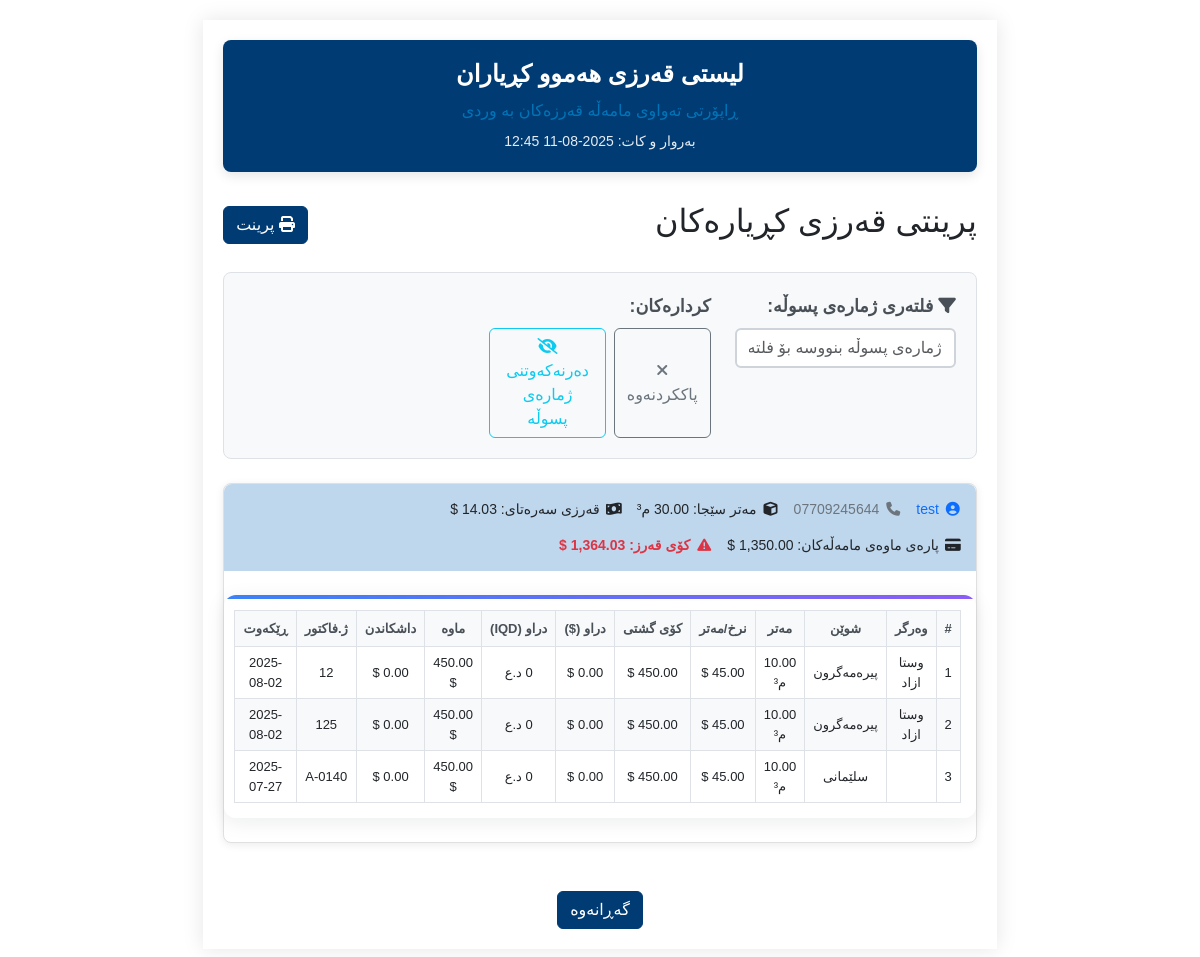
/pages/credit_of_all_customers.php (signed in), run on the app's committed database.
### tables this page shows
CREATE TABLE `customers` (
  `id` int(11) NOT NULL,
  `name` varchar(255) NOT NULL,
  `mobile1` varchar(20) NOT NULL,
  `mobile2` varchar(20) DEFAULT NULL,
  `opening_debt_usd` decimal(14,2) DEFAULT 0.00,
  `opening_debt_iqd` decimal(20,2) DEFAULT 0.00
);

CREATE TABLE `sales` (
  `id` int(11) NOT NULL,
  `customer_id` int(11) DEFAULT NULL,
  `recipient` varchar(255) DEFAULT NULL,
  `location` varchar(255) NOT NULL,
  `quantity` decimal(10,2) DEFAULT NULL,
  `price_per_unit` decimal(10,2) DEFAULT NULL,
  `total_price` decimal(10,2) DEFAULT NULL,
  `payment_type` enum('نەقد','قەرز') NOT NULL,
  `amount_paid_usd` decimal(10,2) DEFAULT NULL,
  `amount_paid_iq` decimal(10,2) DEFAULT NULL,
  `dolar_rate` decimal(10,2) DEFAULT NULL,
  `remaining_amount` decimal(10,2) DEFAULT NULL,
  `invoice_number` varchar(500) NOT NULL,
  `order_date` date NOT NULL,
  `notes` text DEFAULT NULL,
  `formula_id` int(11) NOT NULL,
  `discount` decimal(10,2) DEFAULT 0.00
);

### pages/credit_of_all_customers.php (the view, shortened to what this page needs)
<?php
require_once '../config/db_conected.php';
$sql = "SELECT c.id, c.name, c.mobile1, c.mobile2, c.opening_debt_usd, c.opening_debt_iqd,
    (
        SELECT IFNULL(SUM(quantity),0) FROM sales s WHERE s.customer_id = c.id AND s.payment_type = 'قەرز' AND s.remaining_amount > 0
    ) as total_credit_meter,
    (
        SELECT IFNULL(SUM(remaining_amount),0) FROM sales s WHERE s.customer_id = c.id AND s.payment_type = 'قەرز' AND s.remaining_amount > 0
    ) as total_sales_debt
FROM customers c
WHERE c.opening_debt_usd > 0 OR c.opening_debt_iqd > 0 OR EXISTS (
    SELECT 1 FROM sales s WHERE s.customer_id = c.id AND s.payment_type = 'قەرز' AND s.remaining_amount > 0
)
ORDER BY c.name ASC";
$stmt = $pdo->query($sql);
$customers = $stmt->fetchAll();
$sales_sql = "SELECT s.*, c.name as customer_name, c.mobile1 FROM sales s JOIN customers c ON s.customer_id = c.id WHERE s.payment_type = 'قەرز' AND s.remaining_amount > 0 ORDER BY c.name ASC, s.order_date DESC";
$sales_stmt = $pdo->query($sales_sql);
$sales = $sales_stmt->fetchAll();
$sales_by_customer = [];
foreach ($sales as $sale) {
    $sales_by_customer[$sale['customer_id']][] = $sale;
}
usort($customers, function($a, $b) {
    $aScore = (floatval($a['total_sales_debt'] ?? 0) > 0) ? 0 : 1;
    $bScore = (floatval($b['total_sales_debt'] ?? 0) > 0) ? 0 : 1;
    if ($aScore !== $bScore) return $aScore - $bScore;
    return strcasecmp($a['name'] ?? '', $b['name'] ?? '');
});
?>
<!DOCTYPE html>
<html lang="ku">
<head>
    <link href="https://cdn.jsdelivr.net/npm/bootstrap@5.3.0/dist/css/bootstrap.rtl.min.css" rel="stylesheet">
    <link href="../assets/css/login.css" rel="stylesheet">
    <link href="../assets/css/variables.css" rel="stylesheet">
    <link href="../assets/css/nav.css" rel="stylesheet">
    <link href="../assets/css/comon/table.css" rel="stylesheet">
    <link href="../assets/css/comon/style.css" rel="stylesheet">
    <link href="../assets/css/comon/select2_design.css" rel="stylesheet">
    <link rel="stylesheet" href="https://cdn.jsdelivr.net/npm/select2-bootstrap-5-theme@1.3.0/dist/select2-bootstrap-5-theme.rtl.min.css" />
    <link rel="stylesheet" href="https://cdnjs.cloudflare.com/ajax/libs/font-awesome/6.4.2/css/all.min.css">
    <link href="https://cdn.jsdelivr.net/npm/select2@4.1.0-rc.0/dist/css/select2.min.css" rel="stylesheet" />
    <link href="../assets/css/credit_of_all_customers.css" rel="stylesheet">
</head>
<body dir="rtl">
<div id="printSection" class="a4-sheet">
    <div class="report-header">
        <h1>لیستی قەرزی هەموو کڕیاران</h1>
        <div class="subtitle">ڕاپۆرتی تەواوی مامەڵە قەرزەکان بە وردی</div>
        <div class="date">بەروار و کات: <?php echo date('Y-m-d H:i'); ?></div>
    </div>
    <div class="d-flex justify-content-between align-items-center mb-4 no-print">
        <h2 class="section-title">پرینتی قەرزی کڕیارەکان</h2>
        <button class="btn btn-primary" onclick="window.print()"><i class="fa fa-print"></i> پرینت</button>
    </div>
    <div class="filter-section mb-4 no-print">
        <div class="row">
            <div class="col-md-4">
                <div class="form-group">
                    <label for="invoiceFilter" class="form-label">
                        <i class="fa fa-filter"></i> فلتەری ژمارەی پسوڵە:
                    </label>
                    <input type="text" id="invoiceFilter" class="form-control" placeholder="ژمارەی پسوڵە بنووسە بۆ فلتەرکردن...">
                </div>
            </div>
            <div class="col-md-4">
                <div class="form-group">
                    <label class="form-label">کردارەکان:</label>
                    <div class="d-flex gap-2">
                        <button type="button" class="btn btn-outline-secondary" onclick="clearInvoiceFilter()">
                            <i class="fa fa-times"></i> پاککردنەوە
                        </button>
                        <button type="button" class="btn btn-outline-info" onclick="toggleInvoiceVisibility()">
                            <i class="fa fa-eye-slash"></i> <span id="toggleText">دەرنەکەوتنی ژمارەی پسوڵە</span>
                        </button>
                    </div>
                </div>
            </div>
        </div>
    </div>
    <?php foreach ($customers as $c): ?>
        <?php
            $total_debt = floatval($c['opening_debt_usd']) + floatval($c['total_sales_debt']);
        ?>
        <div class="customer-card print-break-inside-avoid">
            <div class="customer-info">
                <span class="text-primary">
                    <i class="fa fa-user-circle"></i>
                    <?= htmlspecialchars($c['name']) ?>
                </span>
                <span class="text-secondary">
                    <i class="fa fa-phone"></i>
                    <?= htmlspecialchars($c['mobile1']) ?>
                </span>
                <span>
                    <i class="fa fa-cube"></i>
                    مەتر سێجا: <?= number_format($c['total_credit_meter'], 2) ?> م³
                </span>
                <span>
                    <i class="fa fa-money-bill-wave"></i>
                    قەرزی سەرەتای: <?= number_format($c['opening_debt_usd'], 2) ?> $
                </span>
                <span>
                    <i class="fa fa-credit-card"></i>
                    پارەی ماوەی مامەڵەکان: <?= number_format($c['total_sales_debt'], 2) ?> $
                </span>
                <span class="text-danger fw-bold">
                    <i class="fa fa-exclamation-triangle"></i>
                    کۆی قەرز: <?= number_format($total_debt, 2) ?> $
                </span>
            </div>
            <?php if (!empty($sales_by_customer[$c['id']])): ?>
            <div class="table-container">
                <table class="credit-table">
                    <thead>
                        <tr>
                            <th>#</th>
                            <th>وەرگر</th>
                            <th>شوێن</th>
                            <th>مەتر</th>
                            <th>نرخ/مەتر</th>
                            <th>کۆی گشتی</th>
                            <th>دراو ($)</th>
                            <th>دراو (IQD)</th>
                            <th>ماوە</th>
                            <th>داشکاندن</th>
                            <th>ژ.فاکتور</th>
                            <th>ڕێکەوت</th>
                        </tr>
                    </thead>
                    <tbody>
                        <?php foreach ($sales_by_customer[$c['id']] as $i => $s): ?>
                        <tr>
                            <td><?= $i+1 ?></td>
                            <td><?= htmlspecialchars($s['recipient']) ?></td>
                            <td><?= htmlspecialchars($s['location']) ?></td>
                            <td><?= number_format($s['quantity'], 2) ?> م³</td>
                            <td><?= number_format($s['price_per_unit'], 2) ?> $</td>
                            <td><?= number_format($s['total_price'], 2) ?> $</td>
                            <td><?= number_format($s['amount_paid_usd'], 2) ?> $</td>
                            <td><?= number_format($s['amount_paid_iq'], 0) ?> د.ع</td>
                            <td><?= number_format($s['remaining_amount'], 2) ?> $</td>
                            <td><?= number_format($s['discount'], 2) ?> $</td>
                            <td><?= htmlspecialchars($s['invoice_number']) ?></td>
                            <td><?= htmlspecialchars($s['order_date']) ?></td>
                        </tr>
                        <?php endforeach; ?>
                    </tbody>
                </table>
            </div>
            <?php else: ?>
                <div class="p-3 text-muted">هیچ مامەڵە قەرزێکی پارەی ماوە نییە.</div>
            <?php endif; ?>
        </div>
    <?php endforeach; ?>
    <div class="text-center mt-5 no-print">
        <button class="btn btn-secondary" onclick="window.history.back()">گەڕانەوە</button>
    </div>
</div>
</body>
</html>

### assets/css/login.css (style rules this page uses)
body, input, button, label, h1, h2, h3, h4, h5, h6 { font-family: 'Rabar_021', sans-serif !important; }
.form-label { color: var(--seafoam-green); font-size: 1.1rem; }
.form-control { border-radius: 8px; border: 1px solid var(--kelly-green); }

### assets/css/variables.css (style rules this page uses)
:root { --lime-green: #0074b7; --kelly-green: #bfd7ed; --seafoam-green: #003b73; --spearmint: #60a3d9; }
.btn-primary { background-color: var(--seafoam-green) !important; border-color: var(--seafoam-green) !important; }
.btn-secondary { background-color: var(--seafoam-green) !important; border-color: var(--seafoam-green) !important; color: white !important; }

### assets/css/comon/table.css (style rules this page uses)
:root { --primary-blue: #3b82f6; --secondary-purple: #8b5cf6; --accent-orange: #f59e0b; --neutral-gray: #6b7280; --light-gray: #f8fafc; --ultra-light-gray: #f1f5f9; --white: #ffffff; --dark-text: #1e293b; --light-text: #64748b; --border-color: #e2e8f0; --shadow-light: rgba(15, 23, 42, 0.08); --shadow-medium: rgba(15, 23, 42, 0.12); --shadow-dark: rgba(15, 23, 42, 0.20); --border-radius: 12px; --border-radius-sm: 8px; --transition: all 0.2s cubic-bezier(0.4, 0, 0.2, 1); }
.table-container { background: var(--white); border-radius: var(--border-radius); box-shadow: 0 4px 20px var(--shadow-light); overflow: hidden; margin: 1.5rem 0; position: relative; }
.table-container::before { content: ''; position: absolute; top: 0; left: 0; right: 0; height: 4px; background: linear-gradient(90deg, var(--primary-blue), var(--secondary-purple)); }

### assets/css/comon/style.css (style rules this page uses)
html { scrollbar-color: #003b73 #f1f1f1; scrollbar-width: thin; }

### assets/css/credit_of_all_customers.css (style rules this page uses)
:root { --page-width: 210mm; --page-height: auto; --margin-top: 15mm; --margin-bottom: 15mm; --margin-left: 10mm; --margin-right: 10mm; }
.a4-sheet { background: white; box-shadow: 0 0 20px rgba(0, 0, 0, 0.1); margin: 20px auto; padding: 20px; max-width: var(--page-width); min-height: var(--page-height); }
.report-header { background: var(--seafoam-green); color: white; padding: 20px; border-radius: 8px; margin-bottom: 30px; text-align: center; box-shadow: 0 4px 12px rgba(0, 0, 0, 0.1); }
.report-header h1 { font-size: 24px; font-weight: bold; margin-bottom: 10px; }
.report-header .subtitle { color: var(--lime-green); font-size: 16px; margin-bottom: 8px; }
.report-header .date { font-size: 14px; opacity: 0.9; }
.customer-card { background: #fff; border-radius: 8px; box-shadow: 0 2px 8px rgba(0, 0, 0, 0.08); margin-bottom: 20px; border: 1px solid #e0e0e0; }
.customer-info { padding: 15px; background: var(--kelly-green); border-radius: 8px 8px 0 0; display: flex; flex-wrap: wrap; gap: 15px; align-items: center; }
.customer-info span { font-size: 14px; display: flex; align-items: center; gap: 6px; }
.customer-info i { width: 16px; text-align: center; }
.table-container { padding: 15px; overflow-x: auto; }
.credit-table { width: 100%; font-size: 13px; border-collapse: collapse; }
.credit-table th { background: #f8f9fa; color: #495057; font-weight: 600; padding: 8px; text-align: center; border: 1px solid #dee2e6; white-space: nowrap; }
.credit-table td { padding: 6px 8px; border: 1px solid #dee2e6; text-align: center; vertical-align: middle; }
.credit-table tbody tr:nth-child(even) { background-color: #f8f9fa; }
.text-primary { color: var(--seafoam-green); }
.text-secondary { color: var(--lime-green); }
.mb-4 { margin-bottom: 1rem; }

### pages/credit_of_all_customers.php (style rules this page uses)
.filter-section { background: #f8f9fa; padding: 20px; border-radius: 8px; border: 1px solid #dee2e6; margin-bottom: 20px; }
.filter-section .form-label { font-weight: 600; color: #495057; margin-bottom: 8px; }
.filter-section .form-control { border: 2px solid #ced4da; border-radius: 6px; transition: border-color 0.15s ease-in-out, box-shadow 0.15s ease-in-out; }
.filter-section .btn { border-radius: 6px; font-weight: 500; transition: all 0.2s ease-in-out; }
.gap-2 { gap: 0.5rem !important; }

### data on the page
customers: name "test", mobile1 "07709245644", total_credit_meter "30.00", total_debt "1,364.03"
sales: recipient "وستا ازاد", location "پیرەمەگرون", quantity "10.00", price_per_unit "45.00", total_price "450.00", remaining_amount "450.00", discount "0.00", invoice_number "12", order_date "2025-08-02"
sales: recipient "وستا ازاد", location "پیرەمەگرون", quantity "10.00", price_per_unit "45.00", total_price "450.00", remaining_amount "450.00", discount "0.00", invoice_number "125", order_date "2025-08-02"
sales: location "سلێمانی", quantity "10.00", price_per_unit "45.00", total_price "450.00", remaining_amount "450.00", discount "0.00", invoice_number "A-0140", order_date "2025-07-27"
